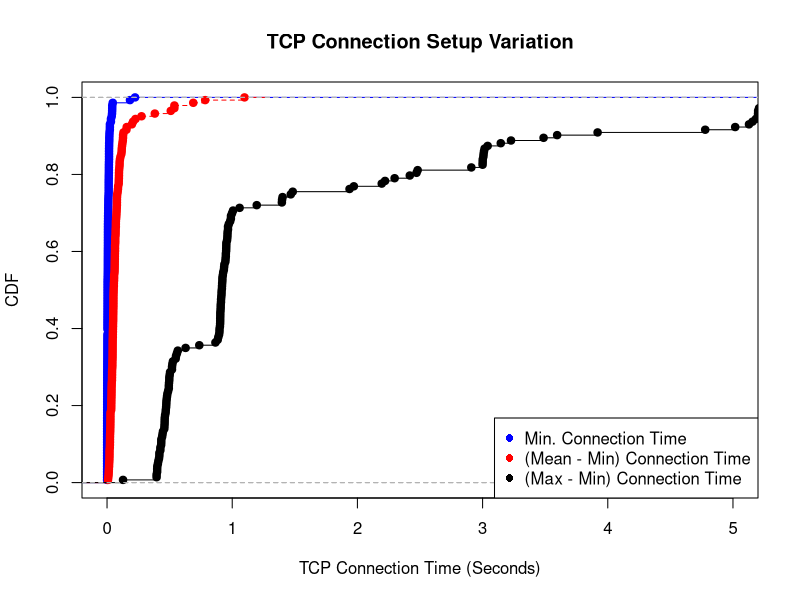

Write the R code that produced this figure.
min_ <- c(0.00259304046631, 0.00379800796509, 0.000407934188843, 0.00178694725037, 0.00253415107727, 0.000930070877075, 0.00323510169983, 0.0144579410553, 0.0153229236603, 0.0146698951721, 0.00249505337707, 0.00344896316528, 0.0019268989563, 0.00620794296265, 0.00153398513794, 0.00313115119934, 0.00136590003967, 0.00845289230347, 0.00409317016602, 0.00400400161743, 0.00390601158142, 0.00903296470642, 0.0122518539429, 0.00434613227844, 0.0159931182861, 0.00122904777527, 0.00552797317505, 0.0227148532867, 0.000648975372314, 0.000653028488159, 0.00078296661377, 0.000741958618164, 0.00138998031616, 0.0132398605347, 0.0132641792297, 0.0132071971893, 0.00716686248779, 0.00716495513916, 0.00728702545166, 0.00732421875, 0.00804996490479, 0.00329303741455, 0.0065598487854, 0.00605893135071, 0.00266194343567, 0.00295400619507, 0.00582385063171, 0.00660014152527, 0.00684094429016, 0.00423693656921, 0.00432515144348, 0.00439500808716, 0.0062780380249, 0.00732898712158, 0.00628805160522, 0.00742888450623, 0.00098991394043, 0.00270986557007, 0.00972604751587, 0.00171208381653, 0.00158500671387, 0.000804901123047, 0.00133585929871, 0.00131487846375, 0.00139093399048, 0.00335597991943, 0.0133099555969, 0.0138309001923, 0.0137839317322, 0.000802993774414, 0.00358104705811, 0.0169529914856, 0.0159618854523, 0.0159327983856, 0.0190196250769, 0.0229659327088, 0.0223656167765, 0.0146230804821, 0.016242980957, 0.000795841217041, 0.000718116760254, 0.000713109970093, 0.000749826431274, 0.00991296768188, 0.00650906562805, 0.0414221286774, 0.00200605392456, 0.000870943069458, 0.000974893569946, 0.000827074050903, 0.00273299217224, 0.00145101547241, 0.00754404067993, 0.00713205337524, 0.00382709503174, 0.00177383422852, 0.0158859245795, 0.000677824020386, 0.000787019729614, 0.000623941421509, 0.000643014907837, 0.00158786773682, 0.000980138778687, 0.00428605079651, 0.0457880496979, 0.0147819519043, 0.00849390029907, 0.00234293937683, 0.00323510169983, 0.00330519676208, 0.0104820728302, 0.0103940963745, 0.0132150650024, 0.00512504577637, 0.223854064941, 0.0112249851227, 0.000569820404053, 0.000574111938477, 0.00136804580688, 0.00953221321106, 0.00163507461548, 0.0180549621582, 0.018079996109, 0.0408809185028, 0.183364868164, 0.00249600410461, 0.00210499763489, 0.0062141418457, 0.00402283668518, 0.00108814239502, 0.0197999477386, 0.00438785552979, 0.0374491214752, 0.0416240692139, 0.00428104400635, 0.0167620182037, 0.0398111343384, 0.0312669277191, 0.0310409069061, 0.00147986412048, 0.00748705863953, 0.00176286697388, 0.0020010471344)

mean_min <- c(0.0102657977114873, 0.025796826245032, 0.0656471891350417, 0.0529465927043395, 0.0492391057804222, 0.0543201050515872, 0.0275885489134642, 0.0545324969217771, 0.047062360901912, 0.0517859908117951, 1.09809497624157, 0.0266232646467348, 0.0567164690066613, 0.0339530622455443, 0.0198742776814075, 0.0621991912159453, 0.060939315487349, 0.0765679754236653, 0.0264448966735382, 0.0449490597314837, 0.034664341828706, 0.0796942805113286, 0.0684812582455939, 0.0985329955123643, 0.0451375183307158, 0.15482389395406, 0.127566136684537, 0.0872957923196231, 0.157367185670489, 0.117604983996054, 0.0361891635740674, 0.0490227278809922, 0.0565595510122818, 0.0428683695274955, 0.0243352191655039, 0.0237200036850543, 0.0191160667396512, 0.0703357803194022, 0.0233809351921039, 0.0392654707402086, 0.0345688017245348, 0.114245205390746, 0.103044003543289, 0.0396131554035152, 0.0467993194367655, 0.0370061008826493, 0.0438694318135687, 0.0525729536152566, 0.0462002459026478, 0.0627562838442258, 0.0637748925843868, 0.381702004538542, 0.0511814337510602, 0.033174873602507, 0.126019751398188, 0.119938036373649, 0.0442382593114832, 0.0145761485685344, 0.0197964788793151, 0.0753714710111959, 0.0637780070807736, 0.0220202898222282, 0.122885266939782, 0.0612560235536846, 0.0493272145589122, 0.0743087622546153, 0.0888019392928766, 0.0707111446945611, 0.07027619101782, 0.027193395411916, 0.0848921024737469, 0.0361744799191386, 0.0374375446555304, 0.056004354558866, 0.509244268201905, 0.227244202809672, 0.0339432376483583, 0.78398523650634, 0.0932439366977138, 0.0446289306965142, 0.0954347800944023, 0.100400931161395, 0.0498918230469098, 0.0232589823750254, 0.0681002100440615, 0.688765787639871, 0.0254868375843999, 0.040773103668421, 0.0512606862476, 0.100350770650728, 0.0183620236690313, 0.00785835986507893, 0.0442960799350668, 0.0169627281183726, 0.0399840410266589, 0.0357723451181369, 0.538024868702792, 0.0510279547493356, 0.0789407169117655, 0.0272635805526705, 0.016310559018793, 0.0480244783086381, 0.0200926440231723, 0.0447319054353299, 0.0623972517687665, 0.0426898372584302, 0.0478881725243137, 0.0638008032658454, 0.0657798517040943, 0.022806048393251, 0.0597597240236694, 0.0952746757754584, 0.0460698843002739, 0.0135359068711529, 0.131710432624108, 0.06149145762124, 0.0126261237245117, 0.0445033152898129, 0.116837071254845, 0.0790262343519656, 0.0946385540487336, 0.0963150735460323, 0.107355163117069, 0.208074835591789, 0.128250556945838, 0.0424680908520947, 0.0813286220684679, 0.0775861398610739, 0.0271304130758941, 0.0605336066448304, 0.0401184485883439, 0.0512905921786914, 0.537671252498539, 0.198228101850011, 0.0936585422453559, 0.0508938130210624, 0.275332690721515, 0.0726721861465375, 0.0657123353283541, 0.0687940669060639, 0.0354957276571844, 0.0786890180071319, 0.0499492639587046)

max_min <- c(0.43226003646869, 0.41000103950491, 3.91878414154116, 1.46767091750963, 3.48708581924273, 0.952703952788925, 0.43992400169417, 0.9066371917727, 0.8952770233157, 0.9184820652009, 2.29733322602293, 0.46945405006372, 0.9521501064297, 0.41812896728535, 0.93321394920306, 5.19945192337066, 0.46368908882133, 0.52643609046953, 0.49745488166798, 3.01615905761257, 0.90405607223558, 1.00682902336358, 0.9901142120371, 3.01115202904156, 0.4603588581089, 5.20033097267473, 0.62754106521595, 0.8888561725613, 0.962897062301686, 0.500492095946841, 0.91026401519823, 0.907794237136836, 0.92140698432884, 0.4600071907043, 0.4469108581543, 0.8984577655797, 0.49349808692921, 0.52181196212784, 0.40055394172634, 0.395870923996, 0.41811299324021, 0.96214199066145, 2.2207591533646, 0.43341803550729, 2.99988293647433, 0.91283392906193, 0.93530392646829, 0.98340678215073, 3.00617313384984, 0.92479825019879, 0.95311403274552, 5.20823097229284, 0.4764368534091, 0.50346302986142, 0.86579084396378, 1.19596409797377, 0.94879889488257, 0.49503326415993, 0.40141296386713, 0.99841690063347, 1.97152209281613, 0.433308124541953, 1.05893421173129, 0.47921895980825, 0.97284507751452, 0.96116304397557, 2.4813342094431, 0.9107859134677, 0.5510721206668, 0.443231105804586, 0.49717497825589, 0.4821250438694, 0.4574151039127, 0.9048502445224, 5.5306497842731, 3.2269463608712, 0.1277807102325, 7.8594042120879, 1.398066997533, 3.04054212570296, 3.00117373466975, 0.488027811050907, 3.59558916091873, 0.94510412216212, 0.98917603492695, 5.1281218528726, 0.46816301345844, 0.946702241897542, 2.90995907784005, 2.4185309410091, 0.90338110923776, 3.00070405006759, 2.47218608856007, 0.89823412895176, 0.90807294845626, 0.94913220405548, 7.5651775710205, 0.518761157989614, 0.958853960037386, 0.415314912796491, 0.425960063934163, 3.00798606872318, 0.914985895157313, 0.55818295478849, 5.1561551094021, 0.4258570671077, 0.49345707893393, 5.20105814933317, 0.92785382270817, 0.40620493888892, 0.9041178226468, 0.9018437862395, 0.4719607830046, 0.40030002593963, 4.778293132779, 0.9663960933683, 0.473421335219947, 0.474200725555523, 0.54803395271312, 0.91753292083694, 1.48345088958452, 0.8839030265808, 0.519090890884, 1.9371662139872, 5.017817258836, 0.45861291885339, 0.90476703643811, 1.4021358489943, 1.39660310745482, 0.93732166290298, 0.3959441184994, 0.91966700553921, 5.3458719253548, 3.1452517509461, 0.56539893150365, 0.4609830379483, 5.1832218170116, 0.9215142726899, 2.1943802833539, 0.96638011932352, 0.91470384597747, 0.73695015907312, 0.9514868259426)

min_val = ecdf(min_)
mean_min_val = ecdf(mean_min)
max_min_val = ecdf(max_min)

plot(min_val, lty=1, col="blue", xlab="TCP Connection Time (Seconds)", ylab="CDF", main="TCP Connection Setup Variation", xlim=c(0,5))
lines(mean_min_val, lty=2, col="red")
lines(max_min_val)

legend("bottomright",  pch =16, legend=c("Min. Connection Time", "(Mean - Min) Connection Time", "(Max - Min) Connection Time"), col=c("blue", "red", "black"))
